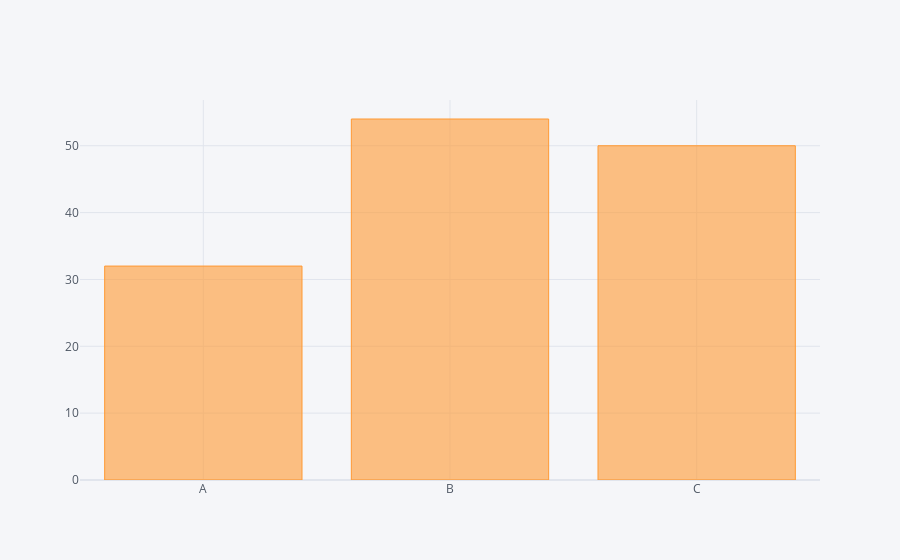

This figure's notebook cell:
### Code cell
df2.iplot(kind = "bar", x= "catagories", y ="values")

### Figure 1 — Plotly figure (JSON) as saved in the notebook; plotly's stock layout.template omitted (floating-point values rounded to 4 significant figures)
{"data": [{"marker": {"color": "rgba(255, 153, 51, 0.6)", "line": {"color": "rgba(255, 153, 51, 1.0)", "width": 1}}, "name": "values", "orientation": "v", "text": "", "type": "bar", "x": ["A", "B", "C"], "y": [32, 54, 50]}], "layout": {"legend": {"bgcolor": "#F5F6F9", "font": {"color": "#4D5663"}}, "paper_bgcolor": "#F5F6F9", "plot_bgcolor": "#F5F6F9", "title": {"font": {"color": "#4D5663"}}, "xaxis": {"gridcolor": "#E1E5ED", "showgrid": true, "tickfont": {"color": "#4D5663"}, "title": {"font": {"color": "#4D5663"}, "text": ""}, "zerolinecolor": "#E1E5ED"}, "yaxis": {"gridcolor": "#E1E5ED", "showgrid": true, "tickfont": {"color": "#4D5663"}, "title": {"font": {"color": "#4D5663"}, "text": ""}, "zerolinecolor": "#E1E5ED"}}}
